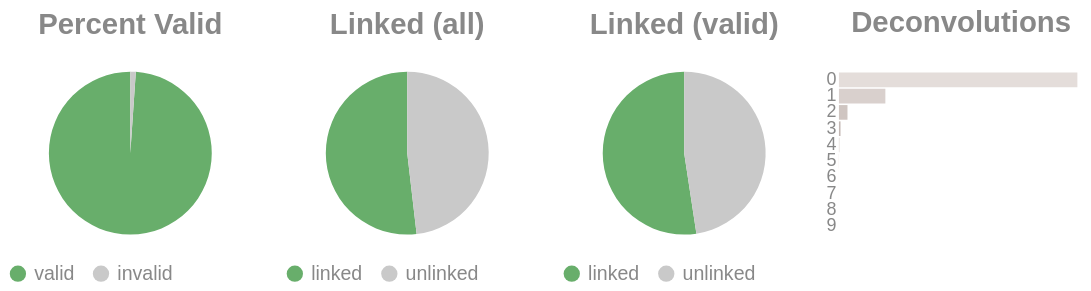

The notebook cell this image was saved under:
### Code cell
if SKIPLR:
    pass
else:
    clash = Counter()
    for i in valids['molecule'].to_list():
        _mol = i.split("-")
        if len(_mol) == 1:
            clash.update('0')
        else:
            clash.update(_mol[-1])

    _d = {"deconvolutions": [], 'count': []}
    for k,v in clash.items():
        _d['deconvolutions'].append(k)
        _d['count'].append(v)

    tot_valid = valids['reads'].sum()
    mask = valids['reads'] >= 2
    n_linked_reads = valids.filter(mask)['reads'].sum()
    if n_linked_reads == 0:
        print_html("No linked molecules (>=2 reads) were detected; skipping linked-only distributions.")
        SKIPLR = True
    else:
        perc_valid = round(tot_valid / n_reads, 4)
        linked_perc_abs = round(n_linked_reads / n_reads, 4)
        linked_perc = round(n_linked_reads / tot_valid, 4)

    _valid = pl.DataFrame({"valids": ['valid', 'invalid'], "count": [tot_valid, n_reads - tot_valid]})
    _linked_abs = pl.DataFrame({"linked (absolute)": ['linked', 'unlinked'], "count": [n_linked_reads, n_reads - n_linked_reads]})
    _linked_rel = pl.DataFrame({"linked (valids)": ['linked', 'unlinked'], "count": [n_linked_reads, tot_valid - n_linked_reads]})

    (
        alt.hconcat(
            piechart(_valid, goodval = 'valid', title = "Percent Valid"),
            piechart(_linked_abs, goodval = "linked", title =  "Linked (all)"),
            piechart(_linked_rel, goodval = "linked", title =  "Linked (valid)"),
            convolutionbar(pl.DataFrame(_d), title = "Deconvolutions"),
            center = True,
            bounds = 'flush'
        )
        .resolve_scale(color='independent')
        .resolve_legend('independent')
        .properties(usermeta={'embedOptions': {"actions": False}})
    ).display()

### Figure 1 — Vega-Lite specification as saved in the notebook (floating-point values rounded to 4 significant figures)
{"width": "container", "height": 400, "config": {"title": {"anchor": "start", "dy": -15, "fontSize": 18, "color": "#888888", "subtitleColor": "#888888", "subtitleFontSize": 14}, "arc": {"fill": "#0072B2"}, "axis": {"domainColor": "#888888", "domainWidth": 0.5, "gridWidth": 0.2, "grid": false, "titleFontWeight": 400, "titleFontSize": 15, "labelFontSize": 11, "labelColor": "#888888", "tickColor": "#888888", "tickWidth": 0.2, "titleColor": "#888888"}, "axisBand": {"grid": false}, "axisX": {"grid": true, "tickSize": 10, "domainCap": "round"}, "axisY": {"domain": false, "grid": true, "tickSize": 0, "domainCap": "round"}, "background": "transparent", "header": {"labelFontSize": 15, "labelColor": "#888888", "titleFontSize": 15, "titleFontWeight": 600, "titleColor": "#888888"}, "legend": {"labelFont": "sans-serif", "labelFontSize": 12, "labelColor": "#888888", "symbolSize": 100, "symbolType": "circle", "titleFontSize": 12, "titlePadding": 10, "titleColor": "#888888", "title": null}, "range": {"category": ["#E69F00", "#56B4E9", "#009E73", "#F0E442", "#0072B2", "#D55E00", "#CC79A7", "#000000"], "diverging": ["#cfe8f3", "#a2d4ec", "#73bfe2", "#46abdb", "#1696d2", "#12719e"]}, "area": {"fill": "#0072B2", "fillOpacity": 0.7, "line": true, "strokeOpacity": 0.7}, "line": {"color": "#0072B2", "stroke": "#0072B2", "strokeWidth": 2}, "trail": {"color": "#0072B2", "stroke": "#0072B2", "strokeWidth": 0, "size": 1}, "point": {"filled": true, "fillOpacity": 1.0, "size": 95}, "text": {"color": "#888888", "fontSize": 11, "align": "right", "fontWeight": 400, "size": 11}, "bar": {"fill": "#0072B2", "stroke": null}, "view": {"stroke": null, "continuousWidth": 660, "continuousHeight": 400}}, "hconcat": [{"data": {"name": "data-e2031be733538c9356725905ee3b56d7"}, "mark": {"type": "arc"}, "encoding": {"color": {"field": "valids", "legend": {"orient": "bottom", "title": null}, "scale": {"domain": ["valid", "invalid"], "range": ["#68ae6b", "#C9C9C9"]}, "title": "Valids", "type": "nominal"}, "theta": {"field": "count", "type": "quantitative"}, "tooltip": [{"field": "valids", "title": "Valids", "type": "ordinal"}, {"field": "percent", "format": ".2%", "title": "Percent", "type": "quantitative"}, {"field": "count", "title": "Count", "type": "quantitative"}]}, "height": 100, "title": {"text": "Percent Valid", "align": "center", "anchor": "middle"}, "transform": [{"calculate": "datum.count / 1291439", "as": "percent"}], "width": 150}, {"data": {"name": "data-2474a6010c560866b939355dbe9c4f98"}, "mark": {"type": "arc"}, "encoding": {"color": {"field": "linked (absolute)", "legend": {"orient": "bottom", "title": null}, "scale": {"domain": ["linked", "unlinked"], "range": ["#68ae6b", "#C9C9C9"]}, "title": "Linked (Absolute)", "type": "nominal"}, "theta": {"field": "count", "type": "quantitative"}, "tooltip": [{"field": "linked (absolute)", "title": "Linked (Absolute)", "type": "ordinal"}, {"field": "percent", "format": ".2%", "title": "Percent", "type": "quantitative"}, {"field": "count", "title": "Count", "type": "quantitative"}]}, "height": 100, "title": {"text": "Linked (all)", "align": "center", "anchor": "middle"}, "transform": [{"calculate": "datum.count / 1291439", "as": "percent"}], "width": 150}, {"data": {"name": "data-044a01dae02786d4b72e4650d44ebb11"}, "mark": {"type": "arc"}, "encoding": {"color": {"field": "linked (valids)", "legend": {"orient": "bottom", "title": null}, "scale": {"domain": ["linked", "unlinked"], "range": ["#68ae6b", "#C9C9C9"]}, "title": "Linked (Valids)", "type": "nominal"}, "theta": {"field": "count", "type": "quantitative"}, "tooltip": [{"field": "linked (valids)", "title": "Linked (Valids)", "type": "ordinal"}, {"field": "percent", "format": ".2%", "title": "Percent", "type": "quantitative"}, {"field": "count", "title": "Count", "type": "quantitative"}]}, "height": 100, "title": {"text": "Linked (valid)", "align": "center", "anchor": "middle"}, "transform": [{"calculate": "datum.count / 1277500", "as": "percent"}], "width": 150}, {"data": {"name": "data-9b2a1bb54514ac24fc39678539e0977e"}, "mark": {"type": "bar"}, "encoding": {"color": {"field": "deconvolutions", "legend": null, "scale": {"scheme": "lightgreyred"}, "type": "nominal"}, "tooltip": [{"field": "deconvolutions", "title": "Deconvolutions", "type": "ordinal"}, {"field": "percent", "format": ".2%", "title": "Percent", "type": "quantitative"}, {"field": "count", "title": "Count", "type": "quantitative"}], "x": {"axis": null, "field": "count", "type": "quantitative"}, "y": {"field": "deconvolutions", "sort": "ascending", "title": null, "type": "nominal"}}, "height": 100, "title": {"text": "Deconvolutions", "align": "center", "anchor": "middle"}, "transform": [{"calculate": "datum.count / 846154", "as": "percent"}], "width": 150}], "bounds": "flush", "center": true, "resolve": {"legend": {"angle": "independent"}, "scale": {"color": "independent"}}, "usermeta": {"embedOptions": {"actions": false}}, "$schema": "https://vega.github.io/schema/vega-lite/v6.4.1.json", "datasets": {"data-e2031be733538c9356725905ee3b56d7": [{"valids": "valid", "count": 1277500}, {"valids": "invalid", "count": 13939}], "data-2474a6010c560866b939355dbe9c4f98": [{"linked (absolute)": "linked", "count": 669430}, {"linked (absolute)": "unlinked", "count": 622009}], "data-044a01dae02786d4b72e4650d44ebb11": [{"linked (valids)": "linked", "count": 669430}, {"linked (valids)": "unlinked", "count": 608070}], "data-9b2a1bb54514ac24fc39678539e0977e": [{"deconvolutions": "0", "count": 683067}, {"deconvolutions": "1", "count": 132993}, {"deconvolutions": "2", "count": 24493}, {"deconvolutions": "3", "count": 4526}, {"deconvolutions": "4", "count": 855}, {"deconvolutions": "5", "count": 170}, {"deconvolutions": "6", "count": 32}, {"deconvolutions": "7", "count": 13}, {"deconvolutions": "8", "count": 4}, {"deconvolutions": "9", "count": 1}]}}
